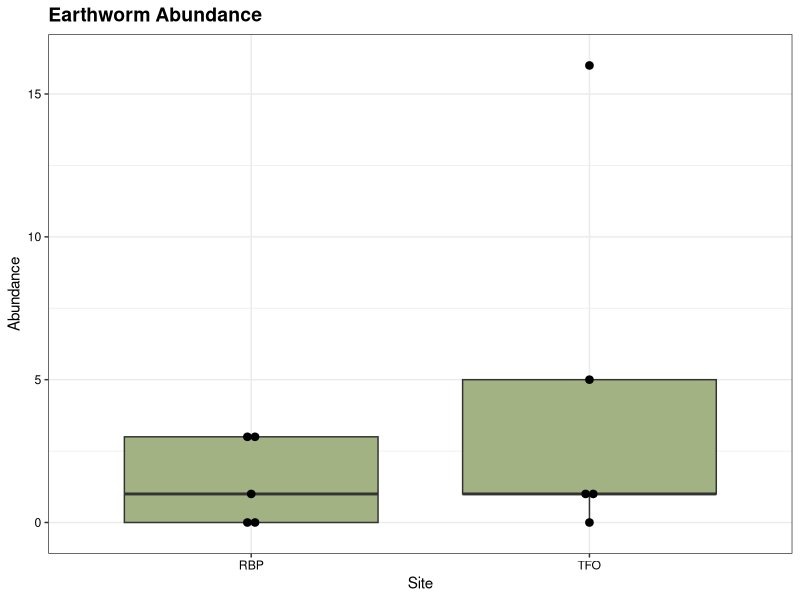

This figure's R source:
# Import of tidyverse, and excel reader

library(readxl)
library(tidyverse)

# Creates a data frame of the excel containing the earthworm data

Earthworms <- read_excel("Worm Survey_v18Jun24.xlsx")


# Creates a new data frame of the mean size of all Earthworms between sites

Earthworm_Abundance <- Earthworms |>
  group_by(Site, Quadrat) |>
  count(Quadrat) |>
  ungroup(Site, Quadrat) |>
  add_row(Site = "RBP", Quadrat = "0105", n = 0) |>
  add_row(Site = "RBP", Quadrat = "0107", n = 0) |>
  add_row(Site = "TFO", Quadrat = "0204", n = 0) |>
  rename(Abundance = n)

# Creates a box plot that shows 

ggplot(Earthworm_Abundance, aes(x = Site, y = Abundance)) +
  labs(title = "Earthworm Abundance") + 
  theme_bw() +
  theme(
    plot.title = element_text(face = "bold", size = 14),
    axis.text = element_text(color = "black")
    ) +
  geom_boxplot(fill = "#A2B283") + 
  geom_dotplot(binaxis = "y", stackdir = "center", dotsize = .5)
  
